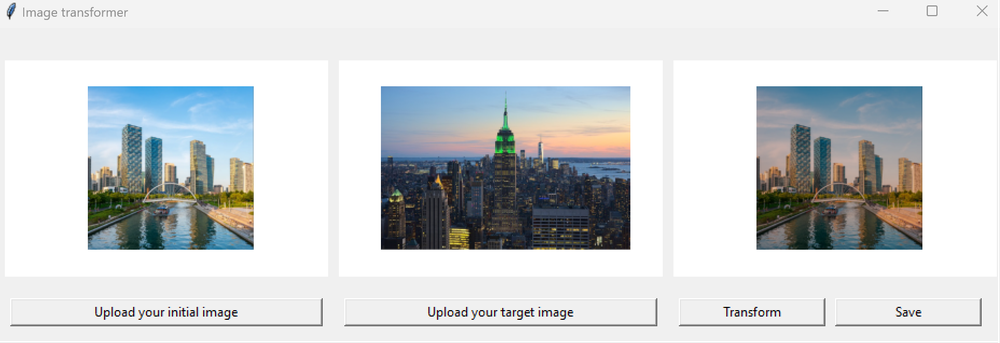
#> input picture showcase.png, 1000 x 343 px, shrunk from 1856 x 636 before the run
$ python -i editor.py   (imports and definitions only)
#> lines starting #> are read from the running program, lines starting #| are printed output that depends on the picture
#> further down, picture is the input picture: shape (343, 1000, 3); mean B, G, R 212.9, 211.7, 208.8
# -*- coding: utf-8 -*-
"""
Created on Mon Oct 16 16:55:12 2023

@author: Sergey Zhuravlev
"""

# -*- coding: utf-8 -*-
"""
Created on Sun Oct  1 16:43:09 2023

@author: Sergey Zhuravlev
"""

import cv2
import matplotlib.pyplot as plt
import numpy as np
from scipy.optimize import minimize

# # Load the image
# before = cv2.imread('../files/beforeCity.png')
# after = cv2.imread('../files/afterCity.png')

def calculate_image_attributes(ini_image):

    image = np.copy(ini_image)

    hsv_image = cv2.cvtColor(image, cv2.COLOR_BGR2HSV)
#> hsv_image: shape (343, 1000, 3); mean H, S, V 23.5, 22.3, 217
    lab_image = cv2.cvtColor(image, cv2.COLOR_BGR2LAB)
#> lab_image: shape (343, 1000, 3); mean of channels 0, 1, 2 213.9, 127.6, 127.1
    hsv_image = cv2.cvtColor(image, cv2.COLOR_BGR2HSV)
    saturation = hsv_image[:,:,1]
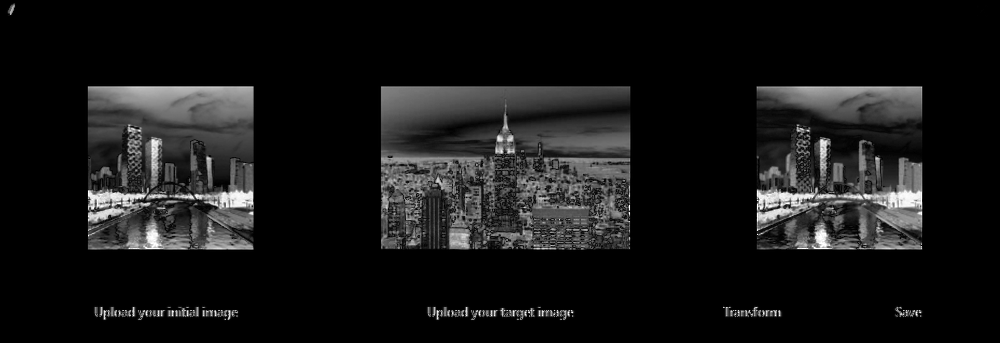
#> saturation: shape (343, 1000); min 0, max 255, mean 22.3
    avg_saturation = saturation.mean()
#> avg_saturation = 22.25
    hue = hsv_image[:,:,0].mean()
#> hue = 23.55
    color_balance = image.mean(axis=(0, 1))
#> color_balance = [212.9, 211.7, 208.8]
    white_balance = cv2.xphoto.createSimpleWB()
    # white_balance.setP(0.5)  # Adjust the parameter as needed
    balanced_image = white_balance.balanceWhite(image)
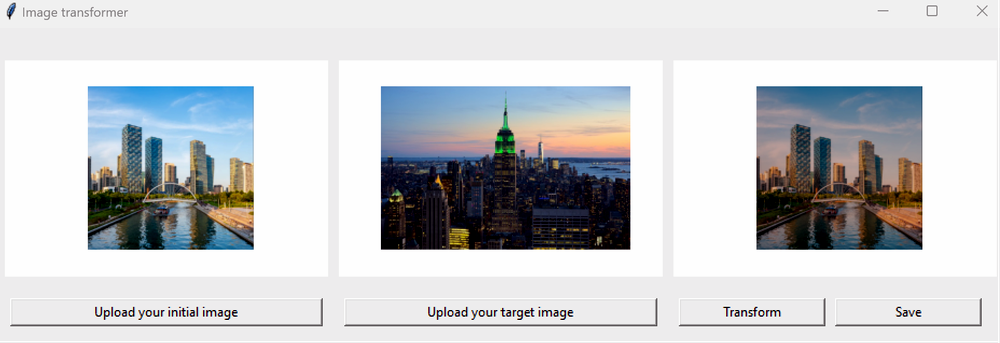
#> balanced_image: shape (343, 1000, 3); mean B, G, R 206.1, 203.8, 202.1
    gamma = 1.5  # Adjust the gamma value as needed
    gamma_corrected_image = np.power(balanced_image / 255.0, gamma) * 255.0
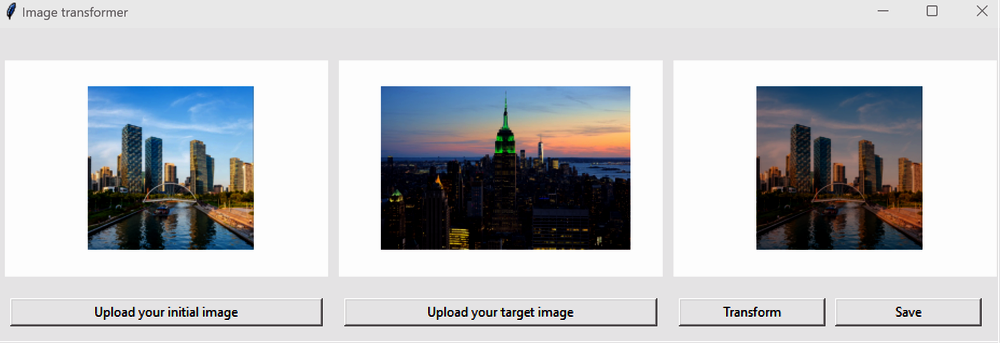
#> gamma_corrected_image: shape (343, 1000, 3) float64; mean B, G, R 196.1, 193, 191.4
    exposure = image.mean()
#> exposure = 211.1
    gray_image = cv2.cvtColor(image, cv2.COLOR_BGR2GRAY)
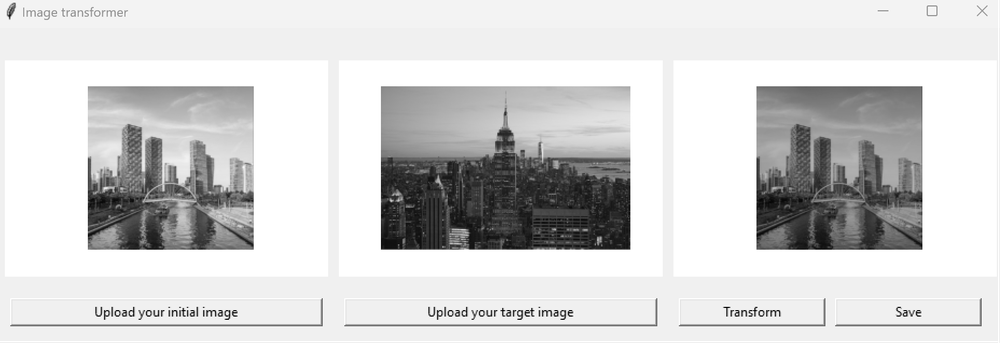
#> gray_image: shape (343, 1000); min 0, max 255, mean 211
    vignette = 1 - gray_image / gray_image.mean()
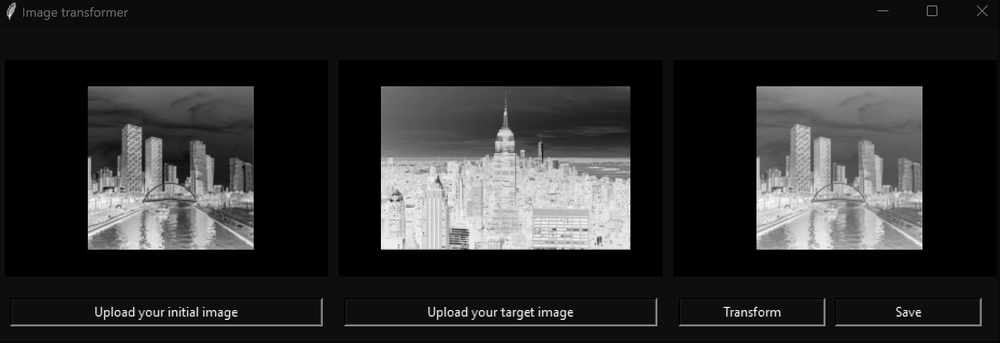
#> vignette: shape (343, 1000) float64; min -0.209, max 1, mean 7.03e-17; drawn with min black and max white
    contrast = np.std(gray_image)
#> contrast = 65.63
    brightness = int(gray_image.mean())
#> brightness = 210
    return {

        "Brightness": brightness,
        "Contrast": contrast,
        "Saturation": avg_saturation,
        "Hue": hue,
        "Color Balance": color_balance,
        "Exposure": exposure
    }

# [109 lines left out: functions adjust_brightness, adjust_contrast, adjust_saturation, adjust_hue, adjust_color_balance, adjust_exposure and 3 more, not called in this run]
    # ax[2].imshow(cv2.cvtColor(after, cv2.COLOR_BGR2RGB))

>>> import cv2
>>> picture = cv2.imread('showcase.png')
>>> result = calculate_image_attributes(picture)
#> result = {'Brightness': 210, 'Contrast': 65.63, 'Saturation': 22.25, 'Hue': 23.55, 'Color Balance': [212.9, 211.7, 208.8], 'Exposure': 211.1}
